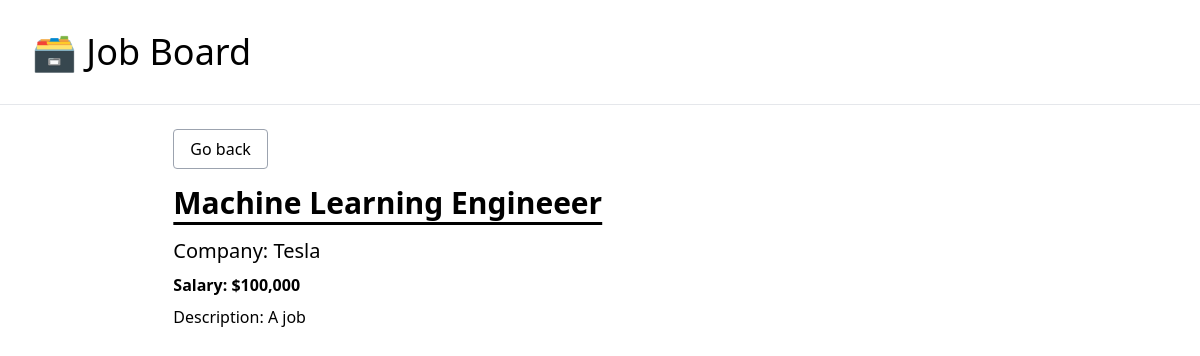
Screenshot of /job/2/ with the database file from the repository.
### job_board/models.py (models this page shows, shortened)
class JobPosting(models.Model):
	title = models.CharField(max_length=50)
	description = models.TextField()
	company = models.CharField(max_length=100)
	salary = models.IntegerField()
	is_active = models.BooleanField(default=False)

### job_board/views.py (the view)
# urls.py: path('job/<int:pk>/', job_detail, name='job-detail'),
def job_detail(request, pk):
	job_posting = get_object_or_404(JobPosting, pk=pk, is_active=True)
	context = {
		'posting': job_posting
	}
	return render(request, 'job_board/detail.html', context)

### job_board/templates/job_board/detail.html
{% extends 'job_board/_base.html' %}
{% load humanize %}
{% block content %}
<div class="w-10/12 mx-auto">
    <p class="pb-6"><a href="{% url 'home' %}" class="border border-gray-400 rounded px-4 py-2 hover:bg-gray-200">Go back</a></p>
    <h1 class="text-3xl font-semibold pb-4 underline underline-offset-8">{{posting.title}}</h1>
    <p class="pb-2 text-xl">Company: {{posting.company}}</p>
    <p class="pb-2 font-semibold">Salary: ${{posting.salary|intcomma}}</p>
    <p>Description: {{posting.description}}</p>
</div>
{% endblock content %}

### rows the page displays
JobPosting: title "Machine Learning Engineeer", company "Tesla", salary "100,000", description "A job"
